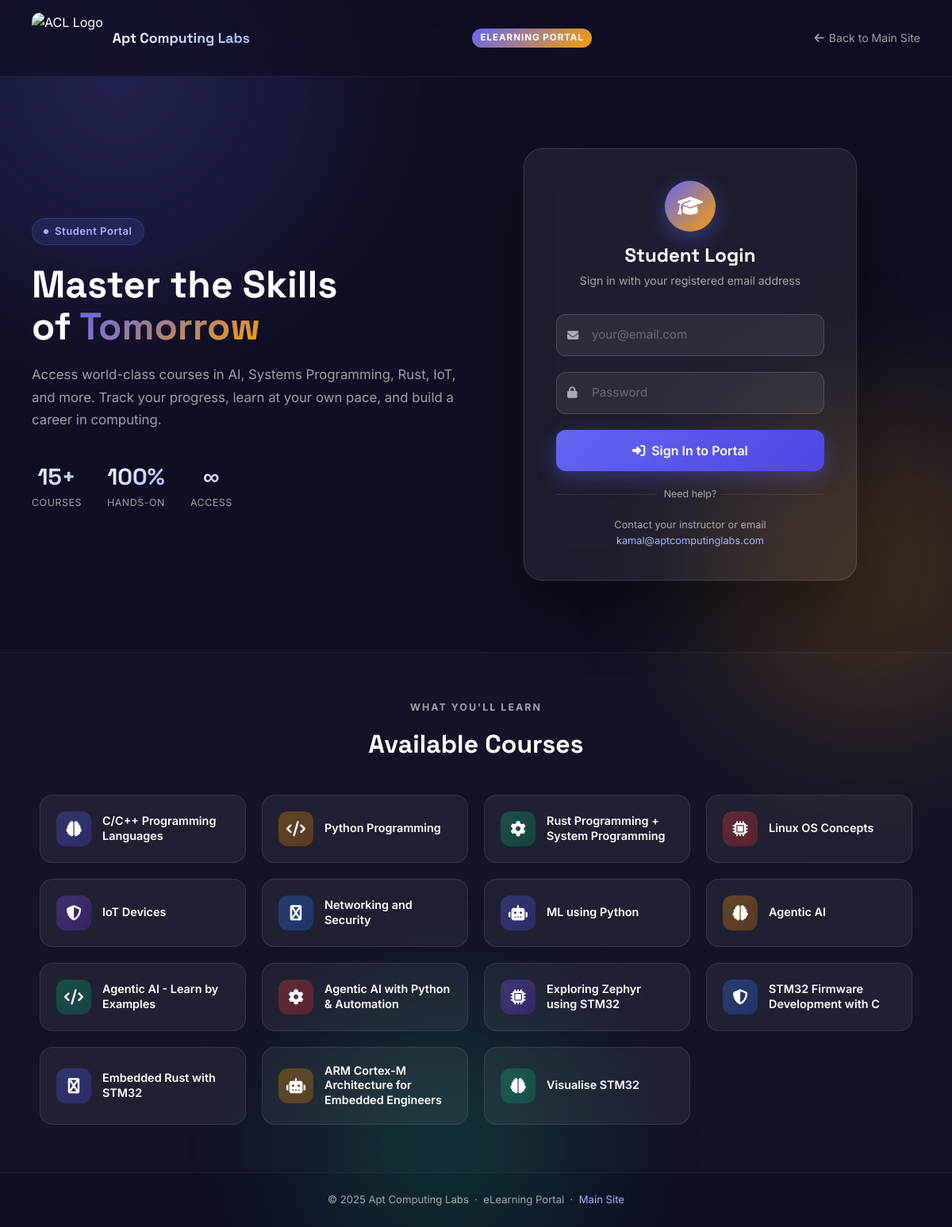
The page /elearning/ on the database its author committed.
### courses/models.py (models this page shows, shortened)
class Course(models.Model):
    title = models.CharField(max_length=200)
    slug = models.SlugField(max_length=200, unique=True)
    short_description = models.CharField(max_length=500, blank=True)
    description = models.TextField(blank=True)
    duration_weeks = models.PositiveIntegerField(default=0)
    duration_hours = models.PositiveIntegerField(default=0)
    skill_level = models.CharField(max_length=50, blank=True)
    technologies = models.CharField(max_length=200, blank=True, help_text="Comma separated list, e.g., 'Rust, Linux'")
    image = models.URLField(blank=True, null=True)
    fee = models.CharField(max_length=100, blank=True, help_text="e.g., '7000/- + GST'")
    timing = models.CharField(max_length=200, blank=True, help_text="e.g., 'Weekend course, 4:00pm to 5:00pm'")
    start_date = models.CharField(max_length=100, blank=True, help_text="e.g., '12th Sep 2026'")
    trainers = models.CharField(max_length=200, blank=True, help_text="e.g., 'Kamal Kumar Mukiri'")
    recordings_info = models.CharField(max_length=300, blank=True)
    materials_info = models.CharField(max_length=300, blank=True)
    prerequisites = models.CharField(max_length=300, blank=True)
    training_mode = models.CharField(max_length=100, blank=True, help_text="e.g., 'Online'")

### elearning/views.py (the view)
# urls.py: path('', views.landing, name='landing'),
def landing(request):
    if request.user.is_authenticated and hasattr(request.user, 'student_profile'):
        return redirect('elearning:dashboard')
    courses = Course.objects.all()
    return render(request, 'elearning/landing.html', {'courses': courses})

### templates/elearning/landing.html (shortened to what this page needs)
<!DOCTYPE html>
<html lang="en">
<head>
    <link href="https://cdn.jsdelivr.net/npm/bootstrap@5.1.3/dist/css/bootstrap.min.css" rel="stylesheet">
    <link rel="stylesheet" href="https://cdnjs.cloudflare.com/ajax/libs/font-awesome/6.4.0/css/all.min.css">
    {% load static %}
</head>
<body>
<div class="bg-orbs">
    <div class="orb orb-1"></div>
    <div class="orb orb-2"></div>
    <div class="orb orb-3"></div>
</div>
<div class="topbar">
    <a href="{% url 'home' %}" class="topbar-brand">
        <img src="{% static 'img/ACL_Logo.png' %}" alt="ACL Logo">
        <span>Apt Computing Labs</span>
    </a>
    <span class="topbar-badge">eLearning Portal</span>
    <a href="{% url 'home' %}" class="back-link">
        <i class="fas fa-arrow-left"></i> Back to Main Site
    </a>
</div>
<section class="hero">
    <div class="hero-left">
        <div class="hero-eyebrow">
            <span class="dot"></span>
            Student Portal
        </div>
        <h1 class="hero-title">
            Master the Skills<br>
            of <span class="highlight">Tomorrow</span>
        </h1>
        <p class="hero-subtitle">
            Access world-class courses in AI, Systems Programming, Rust, IoT, and more.
            Track your progress, learn at your own pace, and build a career in computing.
        </p>
        <div class="stats-row">
            <div class="stat-item">
                <div class="val">{{ courses|length }}+</div>
                <div class="lbl">Courses</div>
            </div>
            <div class="stat-item">
                <div class="val">100%</div>
                <div class="lbl">Hands-On</div>
            </div>
            <div class="stat-item">
                <div class="val">∞</div>
                <div class="lbl">Access</div>
            </div>
        </div>
    </div>
    <div class="hero-right">
        <div class="login-card">
            <div class="login-card-header">
                <div class="icon-ring"><i class="fas fa-graduation-cap"></i></div>
                <h2>Student Login</h2>
                <p>Sign in with your registered email address</p>
            </div>
            <form method="POST" action="{% url 'elearning:login' %}" id="loginForm">
                <div class="form-floating-custom">
                    <i class="fas fa-envelope field-icon"></i>
                    <input
                        type="email"
                        name="email"
                        id="emailInput"
                        placeholder="your@email.com"
                        required
                        autocomplete="email"
                    >
                </div>
                <div class="form-floating-custom">
                    <i class="fas fa-lock field-icon"></i>
                    <input
                        type="password"
                        name="password"
                        id="passwordInput"
                        placeholder="Password"
                        required
                        autocomplete="current-password"
                    >
                </div>
                <button type="submit" class="btn-login" id="loginBtn">
                    <i class="fas fa-sign-in-alt"></i>
                    Sign In to Portal
                </button>
            </form>
            <div class="divider-text">Need help?</div>
            <div class="help-text">
                Contact your instructor or email
                <a href="mailto:kamal@aptcomputinglabs.com">kamal@aptcomputinglabs.com</a>
            </div>
        </div>
    </div>
</section>
{% if courses %}
<section class="courses-strip">
    <div class="section-label">What You'll Learn</div>
    <div class="section-title">Available Courses</div>
    <div class="courses-grid">
        {% for course in courses %}
        <div class="course-pill">
            <div class="course-pill-icon" style="background: linear-gradient(135deg,
                {% cycle 'rgba(99,102,241,0.3), rgba(79,70,229,0.3)' 'rgba(245,158,11,0.3), rgba(217,119,6,0.3)' 'rgba(16,185,129,0.3), rgba(5,150,105,0.3)' 'rgba(239,68,68,0.3), rgba(220,38,38,0.3)' 'rgba(139,92,246,0.3), rgba(109,40,217,0.3)' 'rgba(59,130,246,0.3), rgba(37,99,235,0.3)' %}
            );">
                <i class="fas {% cycle 'fa-brain' 'fa-code' 'fa-cog' 'fa-microchip' 'fa-shield-alt' 'fa-python' 'fa-robot' %}"></i>
            </div>
            <div class="course-pill-name">{{ course.title }}</div>
        </div>
        {% endfor %}
    </div>
</section>
{% endif %}
<div class="portal-footer">
    &copy; 2025 Apt Computing Labs &nbsp;·&nbsp; eLearning Portal &nbsp;·&nbsp;
    <a href="{% url 'home' %}" style="color: #a5b4fc; text-decoration: none;">Main Site</a>
</div>
</body>
</html>

### rows shown on the page
Course: title "C/C++ Programming Languages"
Course: title "Python Programming"
Course: title "Rust Programming + System Programming"
Course: title "Linux OS Concepts"
Course: title "IoT Devices"
Course: title "Networking and Security"
Course: title "ML using Python"
Course: title "Agentic AI"
Course: title "Agentic AI - Learn by Examples"
Course: title "Agentic AI with Python & Automation"
Course: title "Exploring Zephyr using STM32"
Course: title "STM32 Firmware Development with C"
Course: title "Embedded Rust with STM32"
Course: title "ARM Cortex-M Architecture for Embedded Engineers"
Course: title "Visualise STM32"

### other values the page prints
{{ courses|length }} "15"
